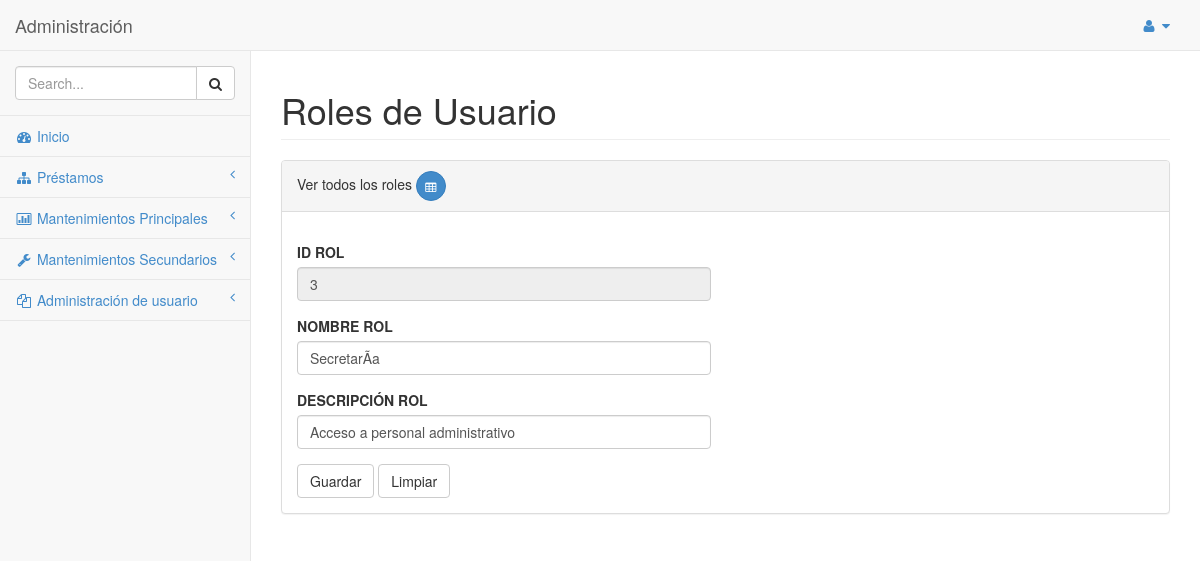
/SYSTEM/library_system/mantenimientos/secundarios/roles_usuario.php?codigo=3, run on the app's committed database.
### tables this page shows
CREATE TABLE `rol` (
  `ID_ROL` int(11) NOT NULL,
  `NOMBRE_ROL` varchar(20) DEFAULT NULL,
  `DESCRIPCION_ROL` varchar(100) DEFAULT NULL
);

### SYSTEM/library_system/clases/conexion/clDML.php (called while the page is built, shortened)
<?php
class clDML
{
    public function conectar($hostname, $username,$password, $database){
        $mysqli = new mysqli($hostname, $username,$password, $database);
        if ($mysqli -> connect_errno) {
        die( "Fallo la conexión a MySQL: (" . $mysqli -> mysqli_connect_errno()
        . ") " . $mysqli -> mysqli_connect_error());
        return $mysqli;
        }
        else{
            return $mysqli;
        }
    }
    public function get_list($query)
    {
        $connection = $this->conectar(DB_HOST,DB_USER,DB_PASS,DB_NAME,DB_CHARSET);
        $result = $connection->query($query);
        if($result){
            $users = $result->fetch_all(MYSQLI_ASSOC);
        }else{
            $users = [];
        }
        return $users;
    }
}
?>

### SYSTEM/library_system/clases/conexion/mto_rol.php (called while the page is built, shortened)
<?php
require_once "clDML.php";
class mto_rol extends clDML
{
    public function getRolByCod($id)
    {
        $query = "SELECT * FROM ROL WHERE ID_ROL = '".$id."'";
        $conn = new clDML();
        $users = $conn->get_list($query);
        return $users;
    }
}
?>

### SYSTEM/library_system/mantenimientos/secundarios/roles_usuario.php (the view, shortened to what this page needs)
<?php
require_once "../../clases/conexion/mto_rol.php";
$clMto_Rol = new mto_rol();
$nombre_rol = "";
$desc_rol = "";
$id = "";
$tipo_movimiento = 1;
if(isset($_POST['guardar'])){
	if(isset($_POST['nombre']) && !empty($_POST['nombre']) && isset($_POST['descripcion']) && !empty($_POST['descripcion'])){
        $name = $_POST['nombre'];
        $descripcion = $_POST['descripcion'];
        $tipo_movimiento = $_POST['guardar'];
        if($tipo_movimiento == 2){
            $id = $_POST['id'];
            $tipo_movimiento = 2;
            $estado = $clMto_Rol->modificar_rol($id,$name,$descripcion);
            $mensaje = "Modificado satisfactoriamente";
        }else{
            $tipo_movimiento = 1;
            $estado = $clMto_Rol->guardar_rol($name,$descripcion);
            $mensaje = "Guardado satisfactoriamente";
        }
        if(!$estado){
            $mensaje = "Hubo algun error";
            $tipo_movimiento = 3;
        }
    }else{
        $mensaje = "Datos no son válidos.";
        $tipo_movimiento = 3;
    }
}elseif (isset($_GET['codigo'])) {
    $codigo = htmlspecialchars($_GET['codigo']);
    $list = $clMto_Rol->getRolByCod($codigo);
    if (count($list) > 0) {
        foreach ($list as $row):
        $id = $row['ID_ROL'];
        $nombre_rol = $row['NOMBRE_ROL'];
        $desc_rol = $row['DESCRIPCION_ROL'];
        endforeach;
        $tipo_movimiento = 2;
    }else{
        $tipo_movimiento = 0;
        $mensaje = "No existe ese código";
    }
}else{
    $tipo_movimiento = 1;
}
?>
<!DOCTYPE html>
<html>
<head>
    <link href="../../css/bootstrap.min.css" rel="stylesheet">
    <link href="../../font-awesome/css/font-awesome.css" rel="stylesheet">
    <link href="../../css/sb-admin.css" rel="stylesheet">
</head>
<body>
    <div id="wrapper">
        <nav class="navbar navbar-default navbar-fixed-top" role="navigation" style="margin-bottom: 0">
            <div class="navbar-header">
                <a class="navbar-brand" href="index.html">Administración</a>
            </div>
            <ul class="nav navbar-top-links navbar-right">
                <li class="dropdown">
                    <a class="dropdown-toggle" data-toggle="dropdown" href="#">
                        <i class="fa fa-user fa-fw"></i>  <i class="fa fa-caret-down"></i>
                    </a>
                </li>
            </ul>
            <div class="navbar-default navbar-static-side" role="navigation">
                <div class="sidebar-collapse">
                    <ul class="nav" id="side-menu">
                        <li class="sidebar-search">
                            <div class="input-group custom-search-form">
                                <input type="text" class="form-control" placeholder="Search...">
                                <span class="input-group-btn">
                                <button class="btn btn-default" type="button">
                                    <i class="fa fa-search"></i>
                                </button>
                            </span>
                            </div>
                        </li>
                        <?php include '../../menu.php';?>
                    </ul>
                </div>
            </div>
        </nav>
        <div id="page-wrapper">
            <div class="row">
                <div class="col-lg-12">
                    <h1 class="page-header">Roles de Usuario</h1>
                </div>
            </div>
            <div class="row">
                <div class="col-lg-12">
                    <div class="panel panel-default">
                        <div class="panel-heading">
                            Ver todos los roles <a class="btn btn-primary btn-circle" href="roles.php"><i class="fa fa-table"></i></a>
                        </div>
                        <div class="panel-body">
                            <div class="row">
                                <div class="col-lg-6">
                                    <form role="form" action="roles_usuario.php" method="POST">
                                        <div class="form-group">
                                            <label >ID ROL</label>
                                            <input name="id" class="form-control" value="<?php echo $id; ?>" readonly>
                                        </div>
                                        <div class="form-group">
                                            <label>NOMBRE ROL</label>
                                            <input name="nombre" class="form-control" value="<?php echo $nombre_rol; ?>" placeholder="Nombre representativo">
                                        </div>
                                        <div class="form-group">
                                            <label>DESCRIPCIÓN ROL</label>
                                            <input name="descripcion" class="form-control" value="<?php echo $desc_rol; ?>" placeholder="Descripción detallada">
                                        </div>
                                        <button type="submit" name="guardar" value="<?php echo $tipo_movimiento;?>" class="btn btn-default">Guardar</button>
                                        <button type="reset" class="btn btn-default">Limpiar</button>
                                    </form>
                                </div>
                            </div>
                        </div>
                    </div>
                </div>
            </div>
        </div>
    </div>
</body>
</html>

### SYSTEM/library_system/css/sb-admin.css (style rules this page uses)
body { padding-top: 100px; background-color: #f8f8f8; }
@media (min-width:768px) { body { padding-top: 50px; } }
#wrapper { width: 100%; }
#page-wrapper { padding: 0 15px; min-height: 568px; background-color: #fff; }
@media (min-width:768px) { #page-wrapper { position: inherit; margin: 0 0 0 250px; padding: 0 30px; min-height: 1300px; border-left: 1px solid #e7e7e7; } }
.navbar-top-links li { display: inline-block; }
.navbar-top-links li:last-child { margin-right: 15px; }
.navbar-top-links li a { padding: 15px; min-height: 50px; }
.navbar-static-side ul li { border-bottom: 1px solid #e7e7e7; }
.sidebar-search { padding: 15px; }
@media (min-width:768px) { .navbar-static-side { z-index: 1; position: absolute; width: 250px; margin-top: 51px; } }
.btn-circle { width: 30px; height: 30px; padding: 6px 0; border-radius: 15px; text-align: center; font-size: 12px; line-height: 1.428571429; }

### data on the page
rol: id "3", nombre "SecretarÃ­a", descripcion "Acceso a personal administrativo"
